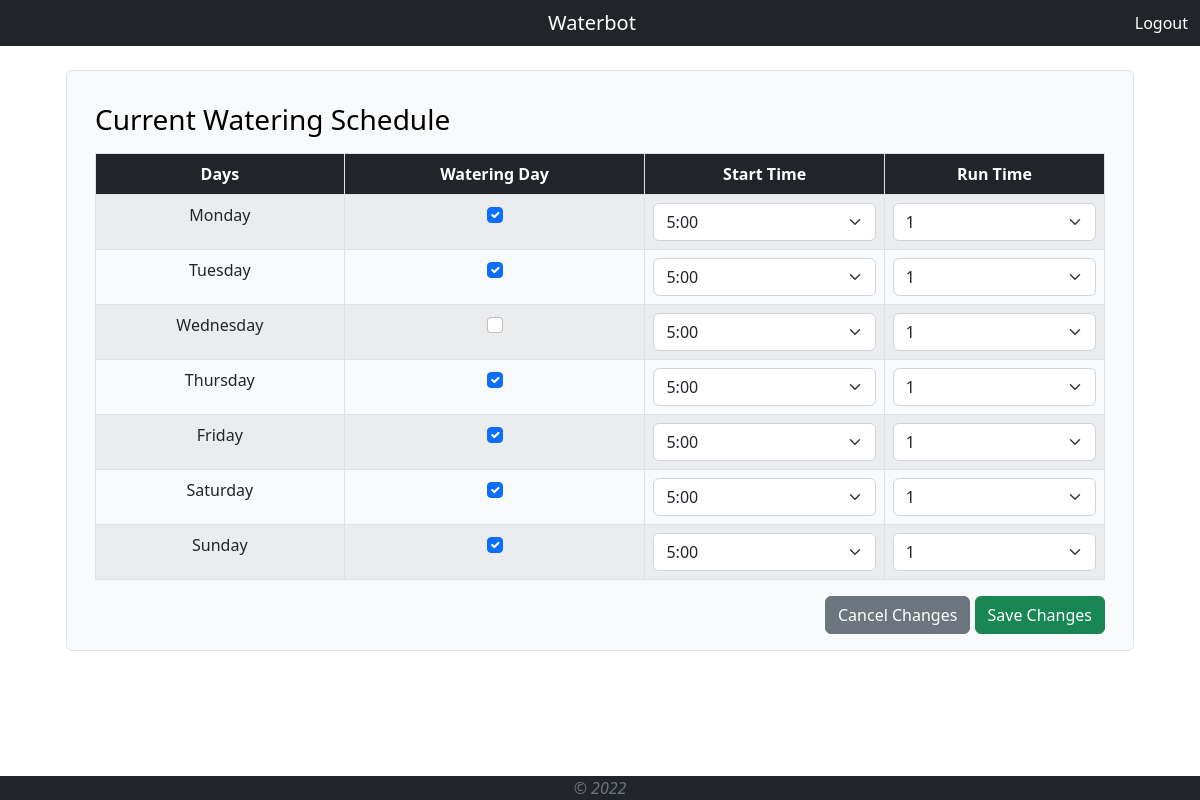
Before: / (signed in) with the older database file.
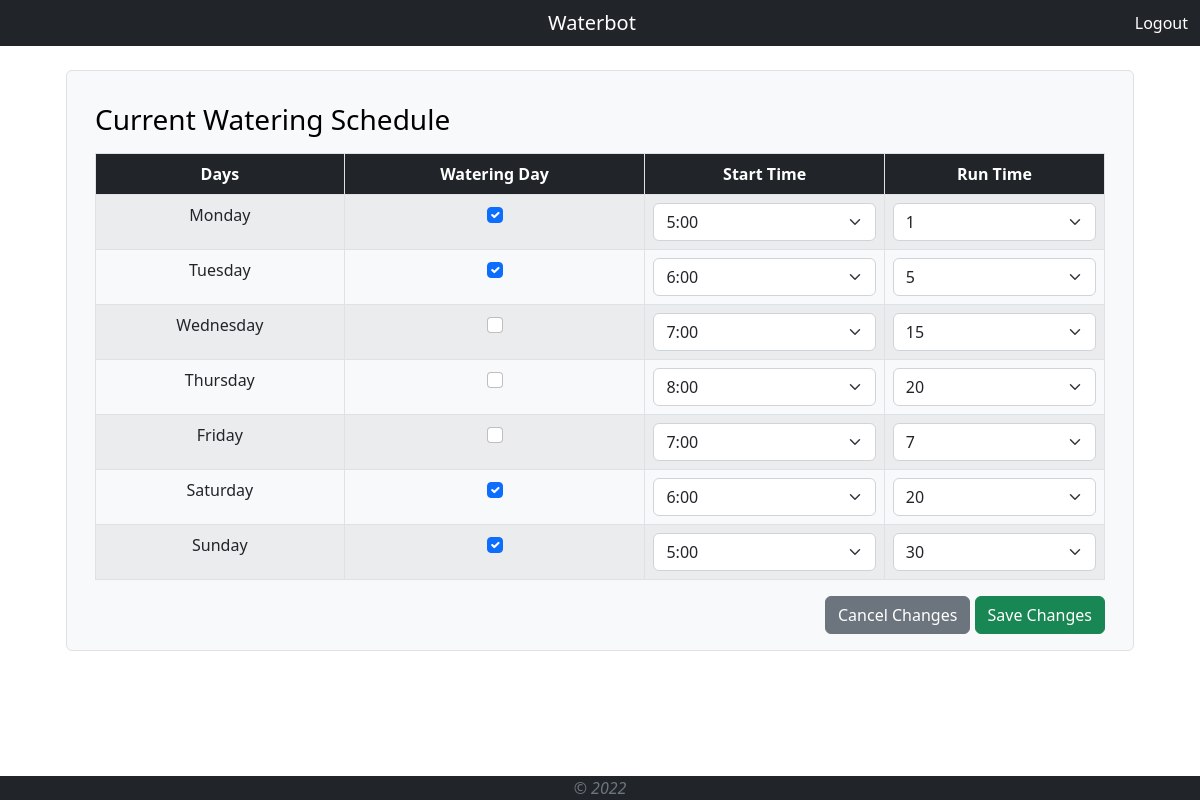
After: the same page with the newer database file.
### tables this page shows
CREATE TABLE schedule (id INTEGER PRIMARY KEY AUTOINCREMENT NOT NULL, day TEXT NOT NULL, active  TEXT NOT NULL, time DATETIME, runtime DATETIME);

### app.py (the view, shortened to what this page needs)
@app.route('/', methods=["GET", "POST"])
def index():
    conn = get_db_connection()
    schedule = conn.execute('SELECT * FROM schedule').fetchall()
    conn.close()
    return render_template('index.html', schedule = schedule, times=times, runtimes=runtimes)

### app.py (called while the page is built)
def get_db_connection():
    conn = sqlite3.connect('waterbot.db')
    conn.row_factory = sqlite3.Row
    return conn

### templates/index.html (shortened to what this page needs)
{% extends "template.html" %}
{% block content %}
<div class="container mt-3">
	<h3>Current Watering Schedule</h3>
	{% if session["user_id"] %}
	<form action="/" method="POST">
	<table class="table table-bordered table-striped table-hover text-center">
		<thead class="text-bg-dark"><tr>
			<th>
				Days
			</th>
			<th>
				Watering Day
			</th>
			<th>
				Start Time
			</th>
			<th>
				Run Time
			</th>
		</tr></thead>
		{% for day in schedule %}
		<tr>
			<td>
				{{ day['day'] }}
			</td>
			<td>
				{% if day['active'] == 'YES' %}
				<input class="form-check-input" type="checkbox" name="{{day['day']}}" checked>
				{% else %}
				<input class="form-check-input" type="checkbox" name="{{day['day']}}">
				{% endif %}
			</td>
			<td>
				<select class="form-select" name="time{{ day['day'] }}">
					{% for time in times %}
						{% if time==day['time'] %}
						<option value="{{ time }}" selected>{{ time }}</option>
						{% else %}
						<option value="{{ time }}" >{{ time }}</option>
						{% endif %}
					{% endfor %}
				</select>
			</td>
			<td>
				<select class="form-select" name="runtime{{ day['day'] }}">
					{% for runt in runtimes %}
						{% if runt==day['runtime'] %}
						<option value="{{ runt }}" selected>{{ runt }}</option>
						{% else %}
						<option value="{{ runt }}" >{{ runt }} </option>
						{% endif %}
					{% endfor %}
				</select>
			</td>
		</tr>
		{% endfor %}
		</table>
		<div class="text-end">
				<a class="btn btn-secondary" href="/">Cancel Changes</a>
				<button class="btn btn-success">Save Changes</button>
			</form>
		</div>
	{% endif %}
	</div>
</div>
{% endblock %}

Changed rows visible on the page:
changed schedule "Tuesday": time+day "5:00" → "6:00"; runtime+day "1" → "5"
changed schedule "Wednesday": time+day "5:00" → "7:00"; runtime+day "1" → "15"
changed schedule "Thursday": time+day "5:00" → "8:00"; runtime+day "1" → "20"; Thursday "☑" → "☐"
changed schedule "Friday": time+day "5:00" → "7:00"; runtime+day "1" → "7"; Friday "☑" → "☐"
changed schedule "Saturday": time+day "5:00" → "6:00"; runtime+day "1" → "20"
changed schedule "Sunday": runtime+day "1" → "30"
